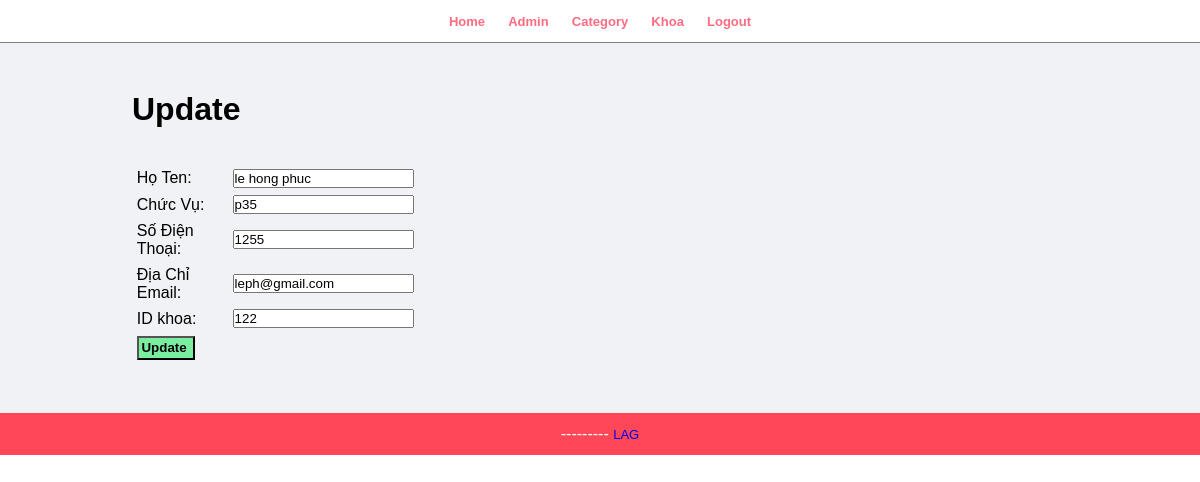
The app's page /admin/update-danhba.php?id=28 (signed in) with its own data.
### tables this page shows
CREATE TABLE `tbl_danhba` (
  `id` int(10) UNSIGNED NOT NULL,
  `ho_ten` varchar(50) NOT NULL,
  `chuc_vu` varchar(50) NOT NULL,
  `number_phone` int(10) UNSIGNED NOT NULL,
  `address_email` varchar(50) NOT NULL,
  `ma_khoa_id` int(10) UNSIGNED NOT NULL
);

### admin/update-danhba.php (the view, shortened to what this page needs)
<?php include('partials/menu.php'); ?>
<div class="main-content">
    <div class="wrapper">
        <h1>Update </h1>
        <br><br>
        <?php
            $id=$_GET['id'];
            $sql="SELECT * FROM tbl_danhba WHERE id=$id";
            $res=mysqli_query($conn, $sql);
            if($res==true)
            {
                $count = mysqli_num_rows($res);
                if($count==1)
                {
                    $row=mysqli_fetch_assoc($res);
                    $ho_ten = $row['ho_ten'];
                    $chuc_vu = $row['chuc_vu'];
                    $number_phone = $row['number_phone'];
                    $address_email= $row['address_email'];
                    $ma_khoa_id = $row['ma_khoa_id'];
                }
                else
                {
                    header('location:'.SITEURL.'admin/mag-danhba.php');
                }
            }
        ?>
        <form action="" method="POST">
            <table class="tbl-30">
                <tr>
                    <td>Họ Ten: </td>
                    <td>
                        <input type="text" name="ho_ten" value="<?php echo $ho_ten; ?>">
                    </td>
                </tr>
                <tr>
                    <td>Chức Vụ: </td>
                    <td>
                        <input type="text" name="chuc_vu" value="<?php echo $chuc_vu; ?>">
                    </td>
                </tr>
                <tr>
                    <td>Số Điện Thoại: </td>
                    <td>
                        <input type="text" name="number_phone" value="<?php echo $number_phone; ?>">
                    </td>
                </tr>
                <tr>
                    <td>Địa Chỉ Email: </td>
                    <td>
                        <input type="text" name="address_email" value="<?php echo $address_email; ?>">
                    </td>
                </tr>
                <tr>
                    <td>ID khoa: </td>
                    <td>
                        <input type="text" name="ma_khoa_id" value="<?php echo $ma_khoa_id; ?>">
                    </td>
                </tr>
                <tr>
                    <td colspan="2">
                        <input type="submit" name="submit" value="Update " class="btn-secondary">
                    </td>
                </tr>
            </table>
        </form>
    </div>
</div>
<?php include('partials/footer.php'); ?>

### f.css (style rules this page uses)
* { box-sizing: border-box; }
body { font-family: sans-serif; }

### css/admin.css (style rules this page uses)
* { margin: 0; padding: 0; font-family: Arial, Helvetica, sans-serif; }
.wrapper { padding: 1%; width: 80%; margin: 0 auto; }
.tbl-30 { width: 30%; }
table tr td { padding: 1%; }
.btn-secondary { background-color: #7bed9f; padding: 1%; color: black; text-decoration: none; font-weight: bold; }
.main-content { background-color: #f1f2f6; padding: 3% 0; }

### records on screen
tbl_danhba: ho_ten "le hong phuc", chuc_vu "p35", number_phone "1255", address_email "leph@gmail.com", ma_khoa_id "122"
